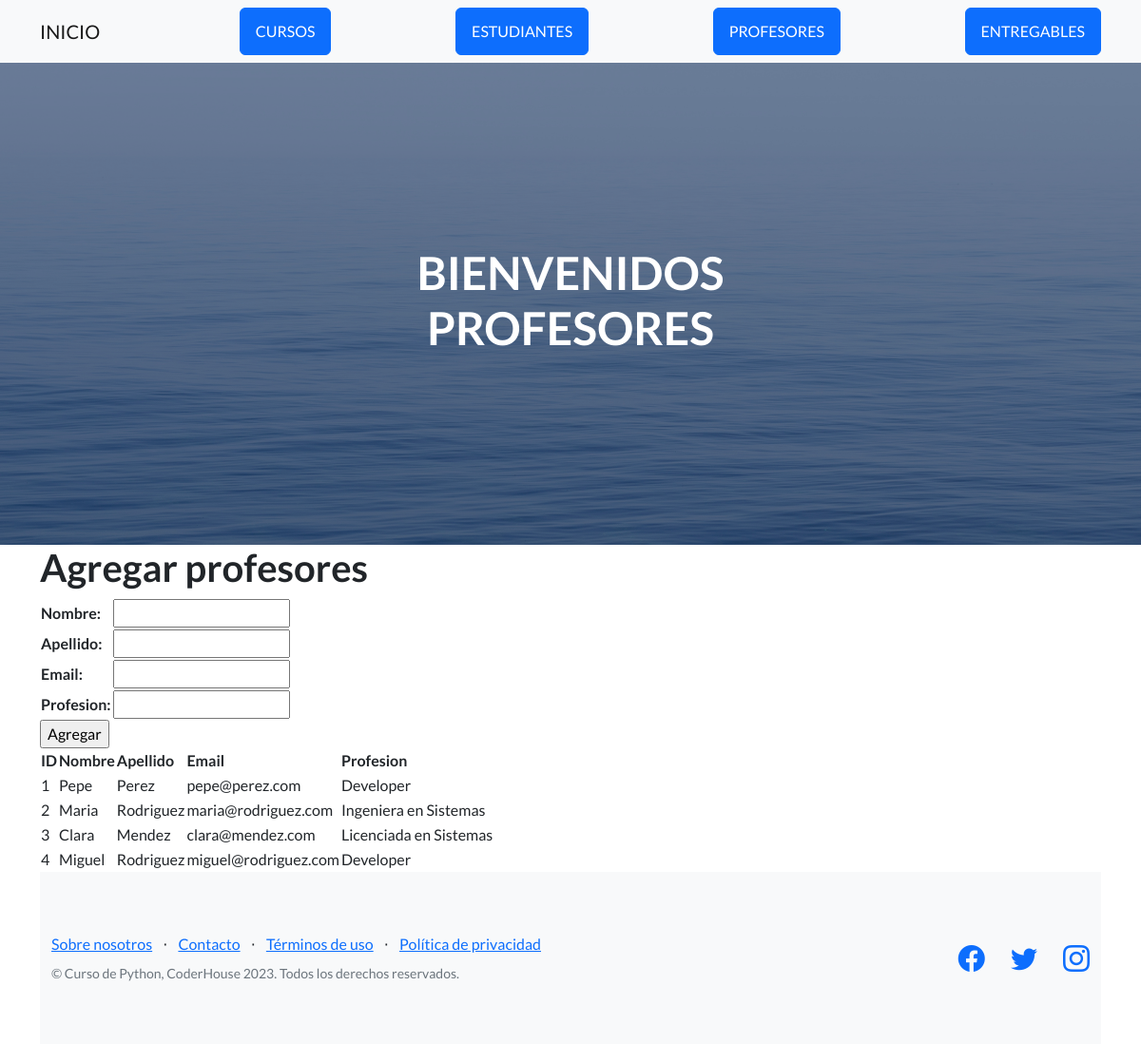
Before: /profesores/ with the older database file.
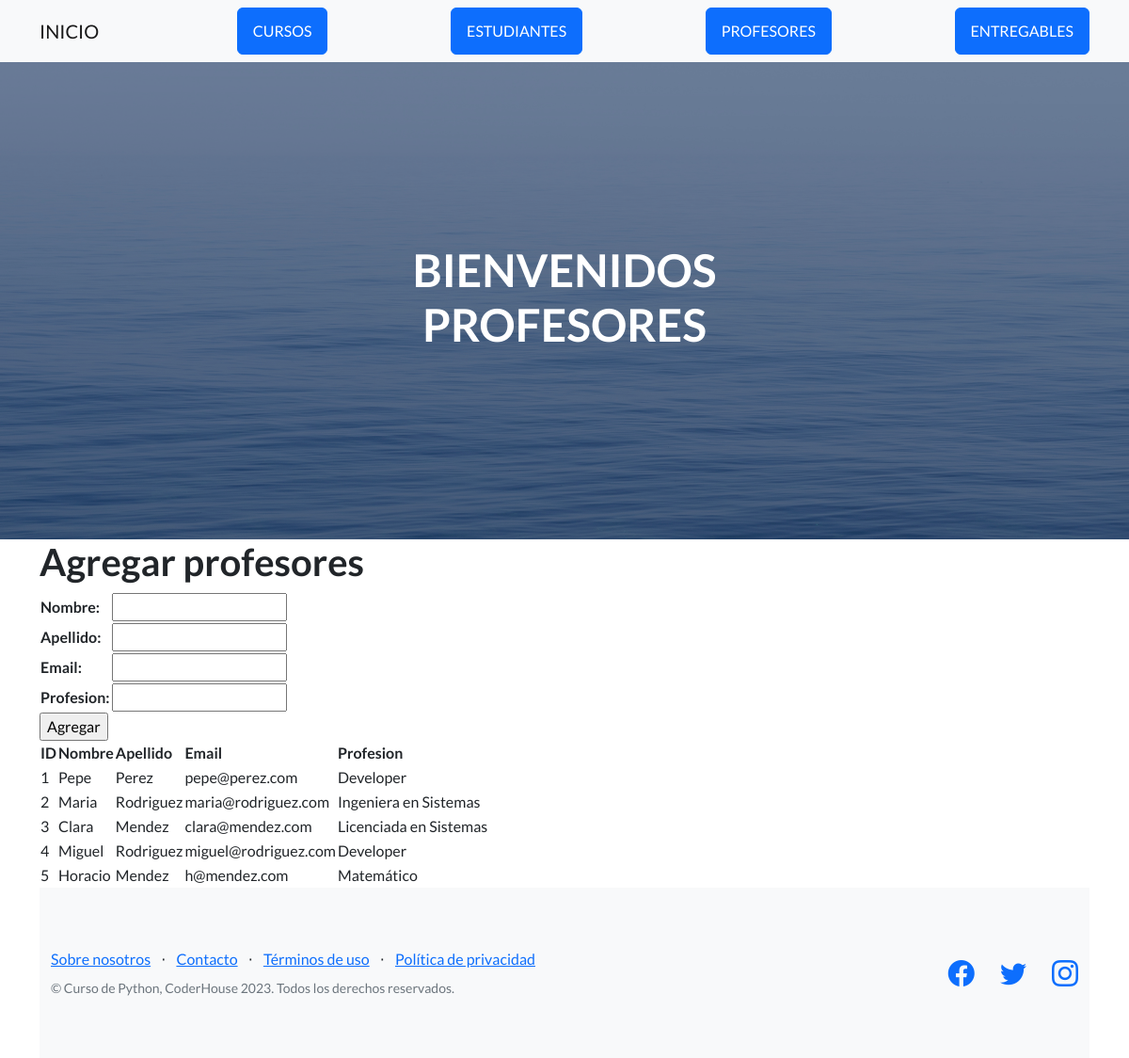
After: the same page with the newer database file.
### AppCoder/models.py (models this page shows, shortened)
class Profesor(models.Model):
    nombre=models.CharField(max_length=50)
    apellido=models.CharField(max_length=50)
    email=models.EmailField()
    profesion=models.CharField(max_length=50)

### AppCoder/views.py (the view)
# urls.py: path('profesores/', profesores, name="profesores"),
def profesores(request):  #funcion para agregar profesor a el formulario
    if request.method == "POST":
        form = ProfesorForm(request.POST)
        if form.is_valid():
            profesor = Profesor()
            profesor.nombre = form.cleaned_data['nombre']
            profesor.apellido = form.cleaned_data['apellido']
            profesor.email = form.cleaned_data['email']
            profesor.profesion = form.cleaned_data['profesion']
            profesor.save()
            form = ProfesorForm()
    else:
        form = ProfesorForm
    profesores = Profesor.objects.all() #llama todos la informacion contenida el objeto profesor y la muestra
    context = {"profesores": profesores, "form": form}
    return render(request, "AppCoder/Profesores.html", context)

### AppCoder/templates/AppCoder/profesores.html (shortened to what this page needs)
{% extends "AppCoder/padre.html" %}
{% load static %}
{% block titulo %}
    <h1>BIENVENIDOS PROFESORES</h1>
{% endblock %}
{% block contenido_que_cambia %}
<h1>Agregar profesores</h1>
<form action="" method="post">
    <table>
    {{ form.as_table }}
    </table>
    <input type="submit" value="Agregar">
</form>
<table>
    <thead>
        <tr>
            <th>ID</th>
            <th>Nombre</th>
            <th>Apellido</th>
            <th>Email</th>
            <th>Profesion</th>
        </tr>
    </thead>
    <tbody>
        {% for profesor in profesores %}
        <tr>
            <td>
                {{profesor.id}}
            </td>
            <td>
                {{profesor.nombre}}
            </td>
            <td>
                {{profesor.apellido}}
            </td>
            <td>
                {{profesor.email}}
            </td>
            <td>
                {{profesor.profesion}}
            </td>
        </tr>
        {% endfor %}
    </tbody>
</table>
{% endblock %}

Changed rows visible on the page:
added Profesor: id "5", nombre "Horacio", apellido "Mendez", email "h@mendez.com", profesion "Matemático"
